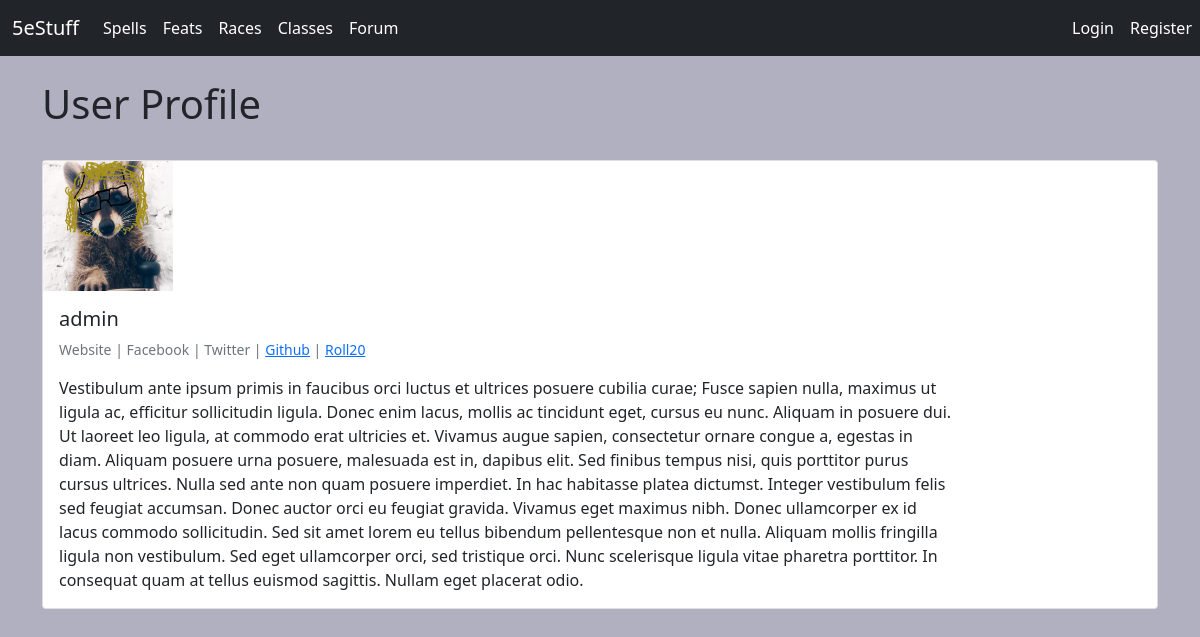
The page /users/1/profile on the database its author committed.
### forum/models.py (models this page shows, shortened)
class Profile(models.Model):
    user = models.OneToOneField(User, null=True, on_delete=models.CASCADE)
    bio = models.TextField()
    profile_pic = models.ImageField(null=True, blank=True, upload_to="images/profile/")
    website_url = models.CharField(max_length=255, null=True, blank=True)
    facebook_url = models.CharField(max_length=255, null=True, blank=True)
    github_url = models.CharField(max_length=255, null=True, blank=True)
    twitter_url = models.CharField(max_length=255, null=True, blank=True)
    roll20_url = models.CharField(max_length=255, null=True, blank=True)
    def __str__(self):
        return str(self.user)

### users/views.py (the view)
# urls.py: path('<int:pk>/profile', ShowProfilePageView.as_view(), name="show-profile-page"),
class ShowProfilePageView(generic.DetailView):
    model = Profile
    template_name = 'registration/user_profile.html'
    success_url = reverse_lazy('index')
    def get_context_data(self, *args, **kwargs):
        context = super(ShowProfilePageView, self).get_context_data(*args, **kwargs)
        page_user = get_object_or_404(Profile, id=self.kwargs['pk'])
        context["page_user"] = page_user
        return context

### users/templates/registration/user_profile.html
{% extends 'base.html'%}
{% load static %}
{% block content %}
<h1>User Profile</h1>
<br/>
<div class="card mb-3">
  <div class="row g-0">
    <a href="{% url 'show-profile-page' page_user.id %}">
		{% if page_user.profile_pic %}
		<img class="card-img-left" src="{{ page_user.profile_pic.url }}" width=130 height=130>
		{% else %}
		<img src="{% static 'forum/images/default_profile_pic.png' %}" width=130 height=130>
		{% endif %}
	</a>
    <div class="col-md-10">
      <div class="card-body">
        <h5 class="card-title">{{page_user}}</h5>
		<p class="small text-muted">
			{% if page_user.website_url %}
			<a href="{{ page_user.website_url }}">Webstie</a> |
			{% else %} Website |
			{% endif %}
			{% if page_user.facebook_url %}
			<a href="{{ page_user.facebook_url.url }}">Facebook</a> |
			{% else %} Facebook |
			{% endif %}
			{% if page_user.twitter_url %}
			<a href="{{page_user.twitter_url }}">Twitter</a> |
			{% else %} Twitter |
			{% endif %}
			{% if page_user.github_url %}
			<a href="{{ page_user.github_url }}">Github</a> |
			{% else %} Github |
			{% endif %}
			{% if page_user.roll20_url %}
			<a href="{{ page_user.roll20_url }}">Roll20</a>
			{% else %} Roll20
			{% endif %}
		</p>
        <p class="card-text">{{ page_user.bio }}</p>
      </div>
    </div>
  </div>
</div>
{% endblock %}

### forum/templates/base.html (style rules this page uses)
body { background-color: #b0b0c0 }

### rows shown on the page
Profile: profile_pic (picture), user.username "admin", bio "Vestibulum ante ipsum primis in faucibus orci luctus et ultrices posuere cubilia curae; Fusce sapien nulla, maximus ut ligula ac, efficitur sollicitudin ligula. Donec enim lacus, mollis ac tincidunt eget, cursus eu nunc. Aliquam in posuere dui. Ut laoreet leo ligula, at commodo erat ultricies et. Vivamus augue sapien, consectetur ornare congue a, egestas in diam. Aliquam posuere urna posuere, malesuada est in, dapibus elit. Sed finibus tempus nisi, quis porttitor purus cursus ultrices. Nulla sed ante non quam posuere imperdiet. In hac habitasse platea dictumst. Integer vestibulum felis sed feugiat accumsan. Donec auctor orci eu feugiat gravida. Vivamus eget maximus nibh. Donec ullamcorper…"
